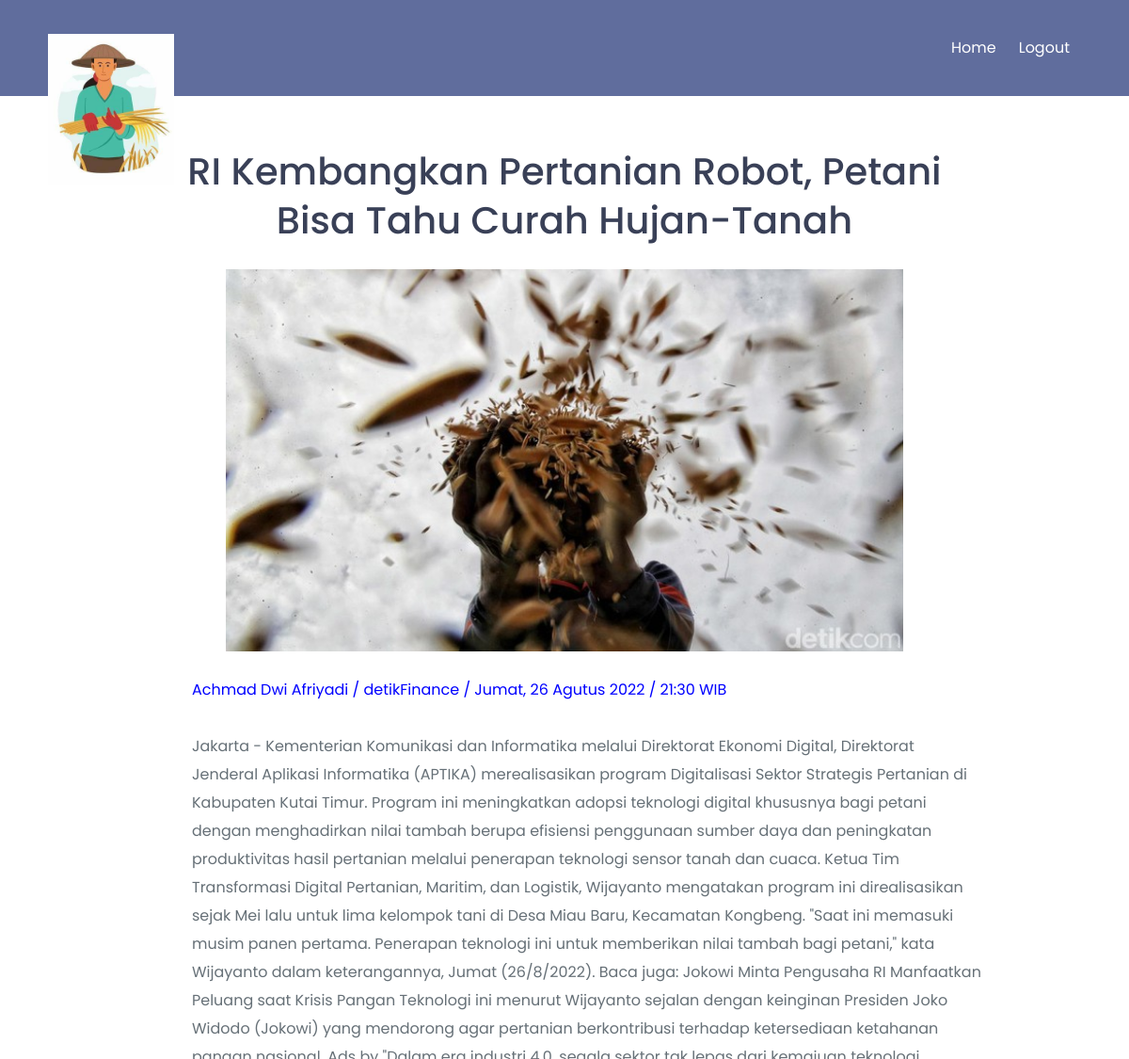
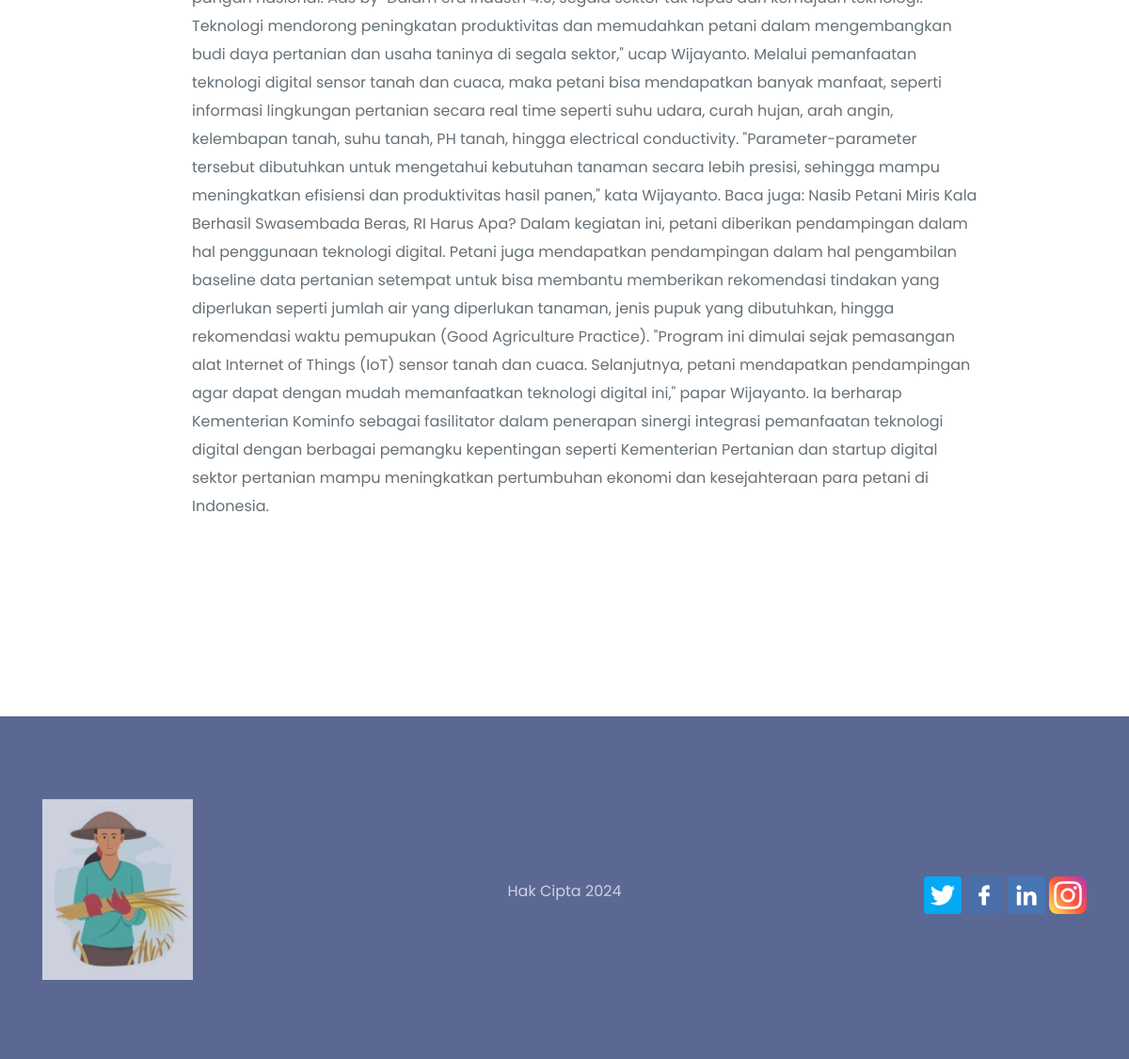
/baca.php?id=31, run on the app's committed database (2 pictures, top to bottom).
### tables this page shows
CREATE TABLE `post` (
  `id_post` int(11) NOT NULL,
  `id_users` int(11) NOT NULL,
  `judul` varchar(255) NOT NULL,
  `keterangan` text NOT NULL,
  `isi` longtext NOT NULL,
  `gambar` varchar(255) NOT NULL,
  `sumber` varchar(250) NOT NULL
);

### baca.php (the view, shortened to what this page needs)
<!DOCTYPE html>
<html lang="en">
    <head>
        <link href="css/fontawesome-all.min.css" rel="stylesheet">
        <link href="assets/css/styles.css" rel="stylesheet">
    </head>
    <body>
        <div class="navbar">
            <div class="navbar-black">
            <div class="container flex">
                <a class="logo-image" href="index.html"><img src="assets/img/logo2.png" alt="alternative"></a>
                <nav>
                    <ul>
                        <li><a href="index.php">Home</a></li>
                        <li><a href="logout.php">Logout</a></li>
                    </ul>
                </nav>
            </div>
            </div>
        </div>
                         <br><br><br><br><br><br>
                        <?php
        include 'config.php';
    $id = $_GET['id'];
    $data = mysqli_query($conn,"select * from post where id_post= '$id'");
    while($d = mysqli_fetch_array($data)){
        ?>
<center>
<h2 style="width:70%;"><?=$d['judul']?></h2><br>
<img src="assets/img/<?php echo $d['gambar'] ?>" width="60%" height="60%">
    </center>
<br><p style="line-height: 30px; margin-left:17%; width:70%; color:blue;"><?=$d['sumber']?>
<br><br><p style="line-height: 30px; margin-left:17%; width:70%;"><?=$d['isi']?>
      </p>
<?php
    }
    ?></div>
<br><br><br><br><br><br><br><br>
        <footer>
            <div class="container grid grid-3">
                <div>
                    <a class="logo-image" href="index.html"><img src="assets/img/logo2.png" alt="alternative"></a>
                    </div>
            <div>
              <ul class="li-space-lg">
              <li><p>Hak Cipta 2024</p></li>
              </ul>
            </div>
                    <div>
                        <a href="#"><img src="assets/img/twitter.png" height="40px"></i></a>
                        <a href="#"><img src="assets/img/facebook.png" height="40px"></i></a>
                        <a href="#"><img src="assets/img/linkedin.png" height="40px"></i></a>
                        <a href="#"><img src="assets/img/instagram.png" height="40px"></i></a>
                    </div>
                </div>
        </footer>
    </body>
</html>

### assets/css/styles.css (style rules this page uses)
* { box-sizing: border-box; padding: 0; margin: 0; }
body, html { scroll-behavior: smooth; width: 100%; height: 100%; }
body, p { color: #667077; font: 400 1rem/1.625rem "Poppins", sans-serif; }
h2 { color: #394057; font-weight: 500; font-size: 2.5rem; line-height: 3.25rem; }
.container { margin: 0 auto; padding: 0 15px; }
.flex { display: flex; justify-content: center; align-items: center; height: 100%; }
.grid { display: grid; gap: 20px; justify-content: center; align-items: center; height: 100%; }
img { max-width: 100%; vertical-align: middle; }
ul { list-style-type: none; }
.li-space-lg li { margin-bottom: 0.5rem; }
a { color: #667077; text-decoration: underline; }
::placeholder { color: #667077; opacity: 1; }
.navbar { position: absolute; top: 26px; right: 0; left: 0; background-color: transparent; color: #ffffff; }
.navbar .flex { flex-direction: column; }
.navbar a { text-decoration: none; }
.navbar .logo-image { width: 134px; height: 30px; margin-top: 0.5rem; margin-bottom: 1.25rem; }
.navbar ul { display: flex; flex-wrap: wrap; justify-content: center; padding: 0.5rem 0.75rem 0 0.75rem; background-color: rgba(0, 0, 0, 0.2); }
.navbar ul li { padding: 0 0.75rem 0.5rem 0.75rem; }
.navbar ul a { color: #ffffff; }
footer { padding-top: 5.5rem; padding-bottom: 4.5rem; background-color: #5b6893; text-align: center; }
footer .logo-image { display: block; width: 160px; height: 100%; margin-bottom: 0.75rem; opacity: 0.7; }
footer p, footer ul li a, footer ul li a:hover, footer .fab { color: #ffffff; opacity: 0.7; text-decoration: none; }
footer p { margin-bottom: 1.5rem; }
footer ul { margin-bottom: 2.25rem; }
@media (min-width: 992px) { .container { max-width: 1140px; } }
@media (min-width: 992px) { .grid { grid-template-columns: repeat(2, 1fr); } }
@media (min-width: 992px) { .grid-3 { grid-template-columns: repeat(3, 1fr); } }
@media (min-width: 992px) { .navbar { top: 0px; padding: 36px; background-color: #606d9d; padding: 36px; } }
@media (min-width: 992px) { .navbar .flex { flex-direction: row; justify-content: space-between; } }
@media (min-width: 992px) { .navbar .logo-image { margin: 0; } }
@media (min-width: 992px) { .navbar ul { padding: 0; background: none; } }
@media (min-width: 992px) { .navbar ul li { margin-bottom: 0; padding-bottom: 0; } }
@media (min-width: 992px) { .navbar ul li:last-of-type a { margin-right: 0; padding-right: 0; } }
@media (min-width: 992px) { footer { text-align: left; } }
@media (min-width: 992px) { footer p, footer ul { margin-bottom: 0; } }
@media (min-width: 992px) { footer ul { text-align: center; } }
@media (min-width: 992px) { footer .grid div:nth-of-type(3) { text-align: right; } }
* { margin: 0; padding: 0; list-style: none; text-decoration: none; }

### data on the page
post: judul "RI Kembangkan Pertanian Robot, Petani Bisa Tahu Curah Hujan-Tanah", gambar (picture), sumber "Achmad Dwi Afriyadi / detikFinance / Jumat, 26 Agutus 2022 / 21:30 WIB", isi "Jakarta - Kementerian Komunikasi dan Informatika melalui Direktorat Ekonomi Digital, Direktorat Jenderal Aplikasi Informatika (APTIKA) merealisasikan program Digitalisasi Sektor Strategis Pertanian di Kabupaten Kutai Timur. Program ini meningkatkan adopsi teknologi digital khususnya bagi petani dengan menghadirkan nilai tambah berupa efisiensi penggunaan sumber daya dan peningkatan produktivitas hasil pertanian melalui penerapan teknologi sensor tanah dan cuaca. Ketua Tim Transformasi Digital Pertanian, Maritim, dan Logistik, Wijayanto mengatakan program ini direalisasikan sejak Mei lalu untuk lima kelompok tani di Desa Miau Baru, Kecamatan Kongbeng. \"Saat ini memasuki musim panen pertama.…"
